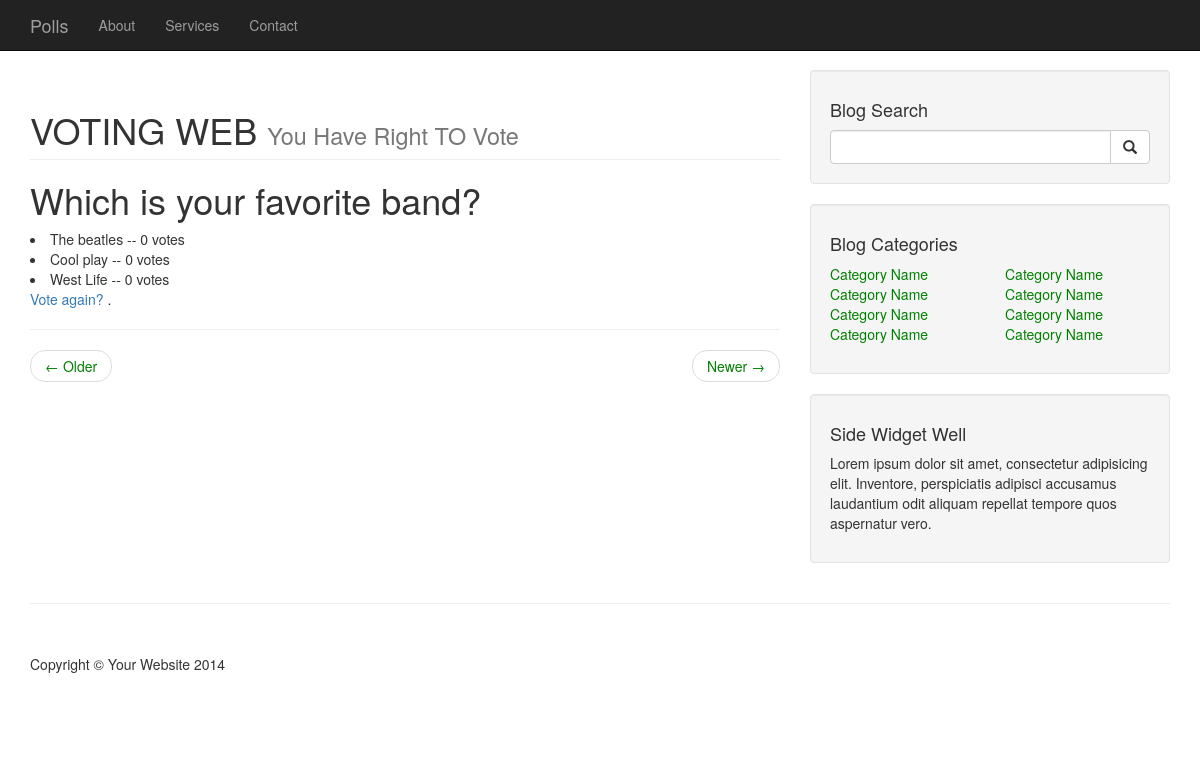
/polls/6/results/, run on an earlier commit of the app's database.
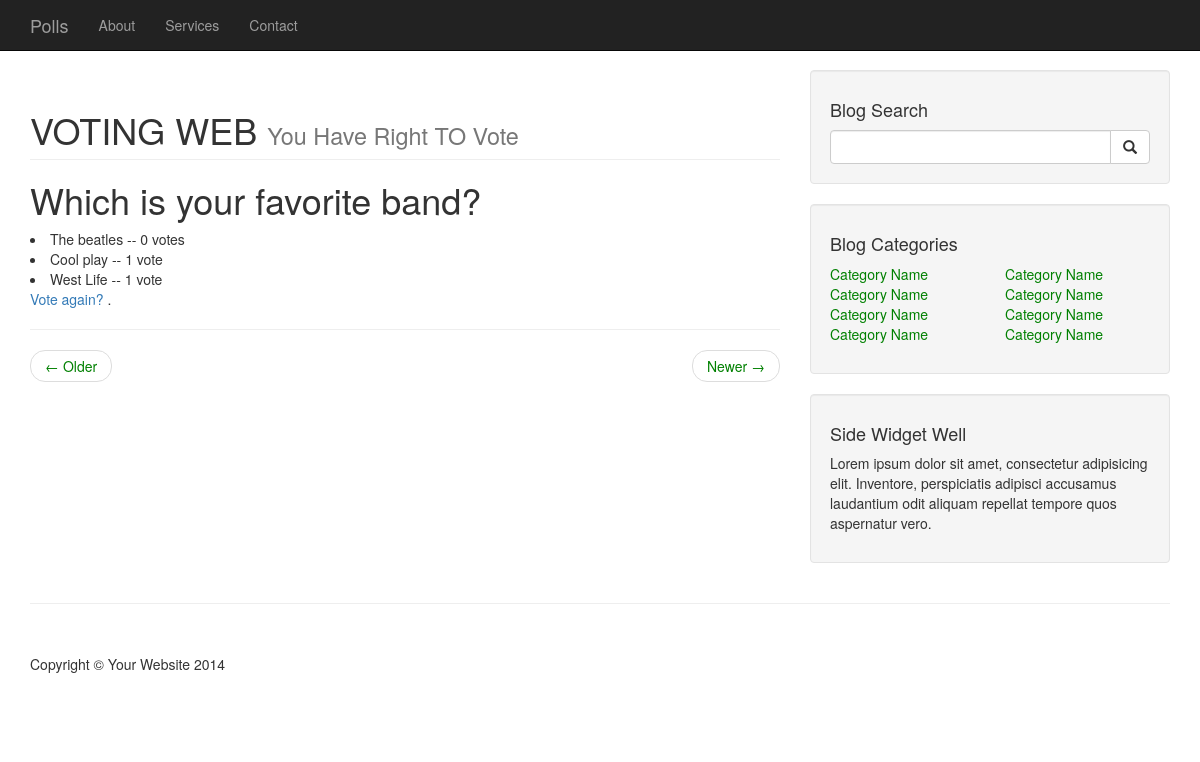
And on a later commit of the database.
### polls/models.py (models this page shows, shortened)
class Choice(models.Model):
	question=models.ForeignKey(Question)
	choice_text=models.CharField(max_length=200)
	votes=models.IntegerField(default=0)

### polls/views.py (the view)
# urls.py: url(r'^(?P<pk>[0-9]+)/results/$',views.ResultsView.as_view(),name='results'),
class ResultsView(generic.DetailView):
	model=Question
	template_name='polls/results.html'

### polls/templates/polls/results.html
 {% extends "polls/base.html" %}
{% block content%}
 <h1>{{ question.question_text }}</h1>
 <u1>
 {% for choice in question.choice_set.all %}
	<li>{{ choice.choice_text }} -- {{ choice.votes }} vote{{choice.votes|pluralize }}</li>
{% endfor %}
</u1>
<a href="{% url 'polls:detail' question.id %}">Vote again?</a>
{% endblock %}

What changed in the data, as far as the page shows it:
changed Choice "Cool play": votes "0" → "1"
changed Choice "West Life": votes "0" → "1"
